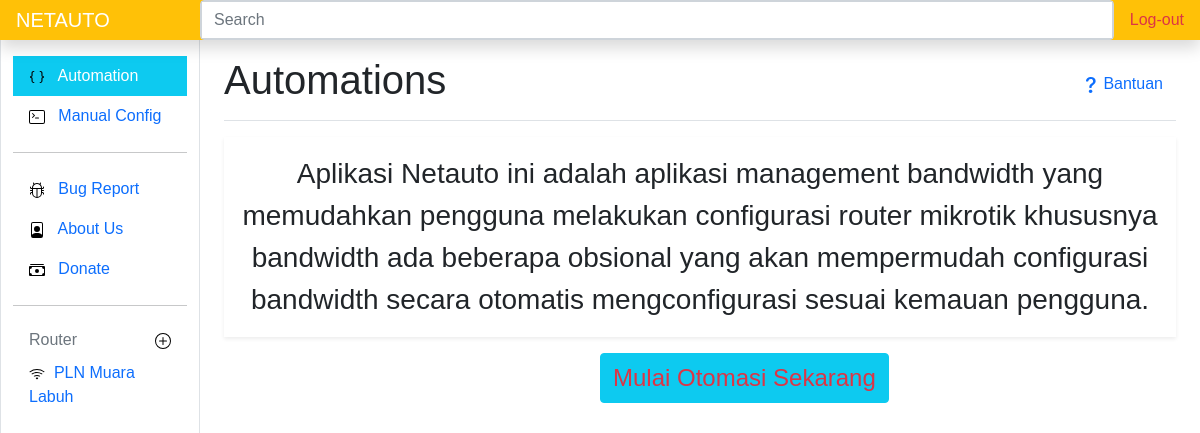
Before: / (signed in) with the older database file.
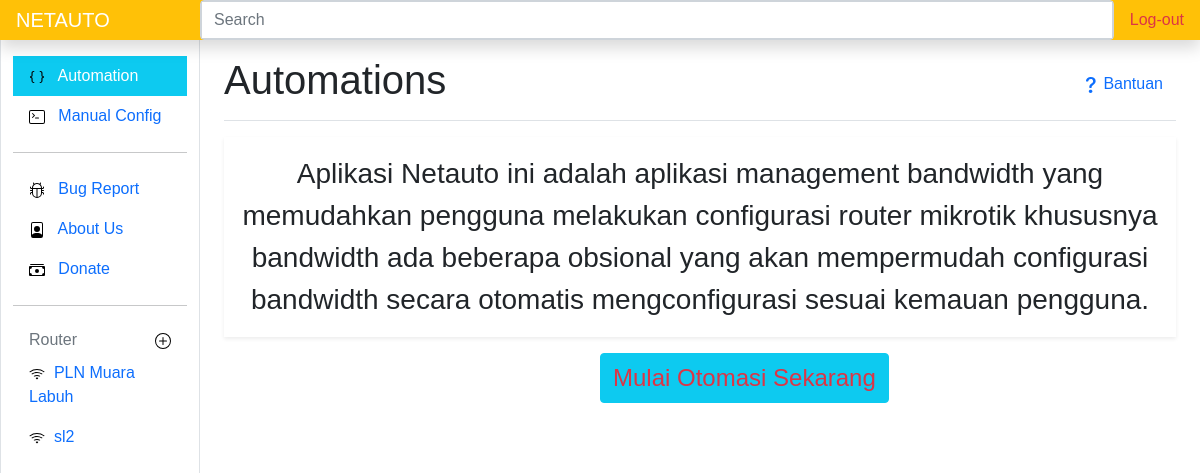
After: the same page with the newer database file.
### routerapp/models.py (models this page shows, shortened)
class Routerm(models.Model):
    nama = models.CharField(max_length=50)
    host = models.CharField(max_length=50)
    user = models.CharField(max_length=30)
    password = models.CharField(max_length=50, blank=True)
    kecepatan_download = models.IntegerField(blank=True)
    kecepatan_upload = models.IntegerField(blank=True)
    pub_date = models.DateField(auto_now=True)

### routerapp/views.py (the view)
# urls.py: path('', views.homepage, name='show'),
@login_required(login_url=settings.LOGIN_URL)
def homepage(request):
    auto1 = Automation.objects.filter(autokey="auto1")
    auto2 = Automation.objects.filter(autokey="auto2")
    nyala1 = Automationon.objects.filter(auto=1)[:1]
    nyala2 = Automationon.objects.filter(auto=2)[:1]
    routerside = Routerm.objects.all()
    auto2form=auto2Form
    router = Routerm.objects.all()[:1]
    context = {
        'auto1': auto1,
        'auto2': auto2,
        'router':router,
        'routerside': routerside,
        'auto2form':auto2form,
        'nyala1':nyala1,
        'nyala2':nyala2
    }
    return render(request, "home.html", context)

### routerapp/templates/home.html (shortened to what this page needs)
{% extends 'base.html' %}
{% load static %}
{% block judul %} Automations {% endblock judul %}
{% block content %}
<div id="home" class="home"><p class="shadow-sm p-3 fs-3 text-center">Aplikasi Netauto ini adalah aplikasi management bandwidth yang memudahkan pengguna
   melakukan configurasi router mikrotik khususnya bandwidth ada beberapa obsional yang akan mempermudah configurasi bandwidth secara otomatis mengconfigurasi sesuai kemauan pengguna. </p></div>
<button class="btn btn-info mx-auto position-absolute start-50 text-danger fs-4" id="trigger" >Mulai Otomasi Sekarang</button>
{% endblock content %} {% block routerside %}
{% for router in router|slice:":1"%}
   {% include 'routerside.html' %}
 {% endfor %} {% endblock routerside %}

### templates/routerside.html (shortened to what this page needs)
<div class="pb-lg-5 overflow-auto">
    {% load static %}
    {% for routerside in routerside %}
    <li class="nav-item">
        <a class="nav-link {% if routerside.id == idk %}shadow text-white bg-info{% endif %}" href="{% url 'router' routerside.id %}">
            <img src="{% static 'icons/wifi.svg' %}" alt="">&nbsp;
            {{routerside.nama}}
        </a>
    </li>
    {% endfor %}
</div>

Changed rows visible on the page:
added Routerm: nama "sl2"
